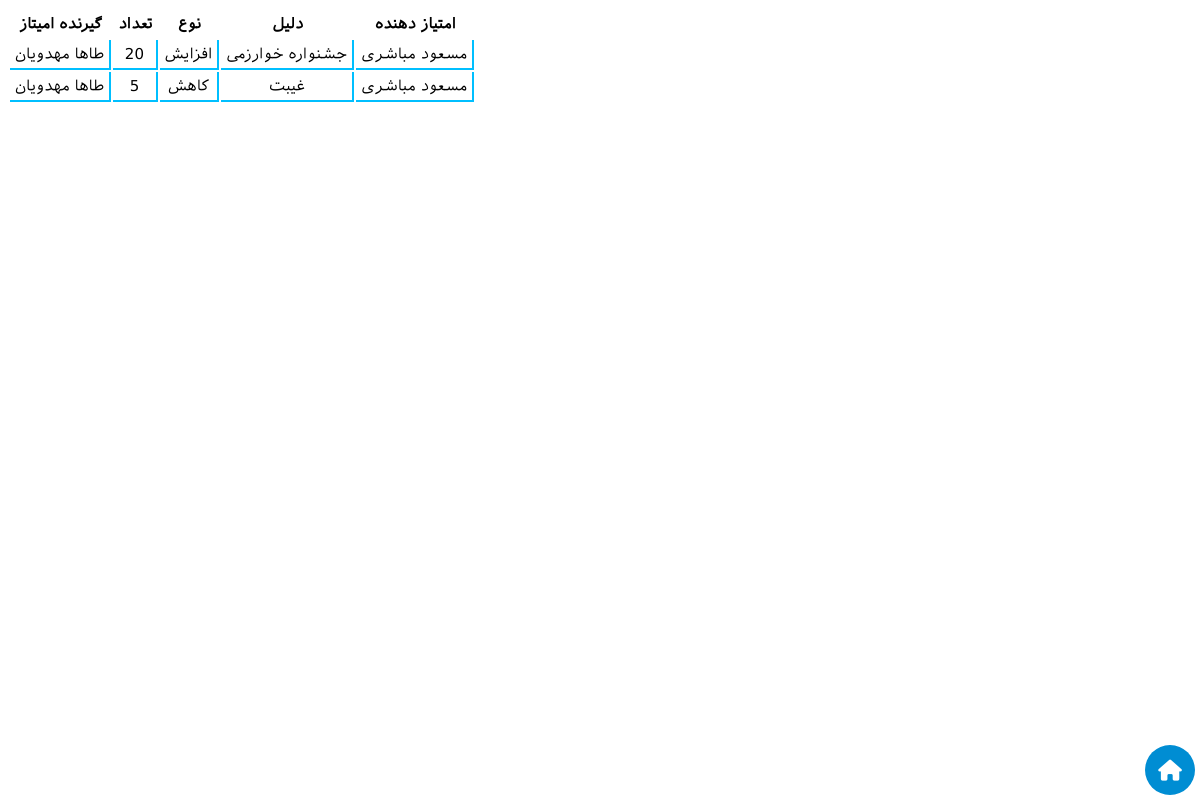
/Manage/sList.php (signed in), run on the app's committed database.
### tables this page shows
CREATE TABLE `score` (
  `ID` int(10) NOT NULL,
  `username` text NOT NULL,
  `tedad` int(10) NOT NULL,
  `type` text NOT NULL,
  `reason` text NOT NULL,
  `giver` text NOT NULL
);

### Manage/sList.php (the view, shortened to what this page needs)
<?php
require_once('../config/config.php');
$query = mysqli_query($db , "SELECT * FROM score");
?>
<!DOCTYPE html>
<html lang="en">
<head>
    <link rel="stylesheet" href="../CSS/all.css">
    <link rel="stylesheet" href="../CSS/list.css">
</head>
<body>
        <table>
        <thead>
            <tr>
                <th>گیرنده امیتاز</th>
                <th>تعداد</th>
                <th>نوع</th>
                <th>دلیل</th>
                <th>امتیاز دهنده</th>
            </tr>
        </thead>
        <tbody>
            <?php while ($ann = mysqli_fetch_assoc($query)) {
                ?>
                <tr>
                    <td><?= $ann['username'] ?></td>
                    <td><?= $ann['tedad'] ?></td>
                    <td><?= $ann['type'] ?></td>
                    <td><?= $ann['reason'] ?></td>
                    <td><?= $ann['giver'] ?></td>
                </tr>
            <?php } ?>
        </tbody>
    </table>
    <a id="aHome" href="/"><i id="home" class="fas fa-home"></i></a>
</body>
</html>

### CSS/list.css (style rules this page uses)
a { text-decoration: none; }
td { border-right: 2px solid rgb(0, 191, 255); border-bottom: 2px solid rgb(0, 191, 255); text-align: center; }
body { font-family: font; font-size: 15px; }
#aHome { color: white; background-color: #008dd3; border-radius: 50%; width: 40px; height: 40px; padding: 5px; position: fixed; bottom: 5px; right: 5px; display: flex; justify-content: center; align-items: center; }
#home { font-size: 1.4em; }

### Manage/sList.php (style rules this page uses)
th , td { padding: 5px; }

### data on the page
score: username "طاها مهدویان", tedad "20", type "افزایش", reason "جشنواره خوارزمی", giver "مسعود مباشری"
score: username "طاها مهدویان", tedad "5", type "کاهش", reason "غیبت", giver "مسعود مباشری"
